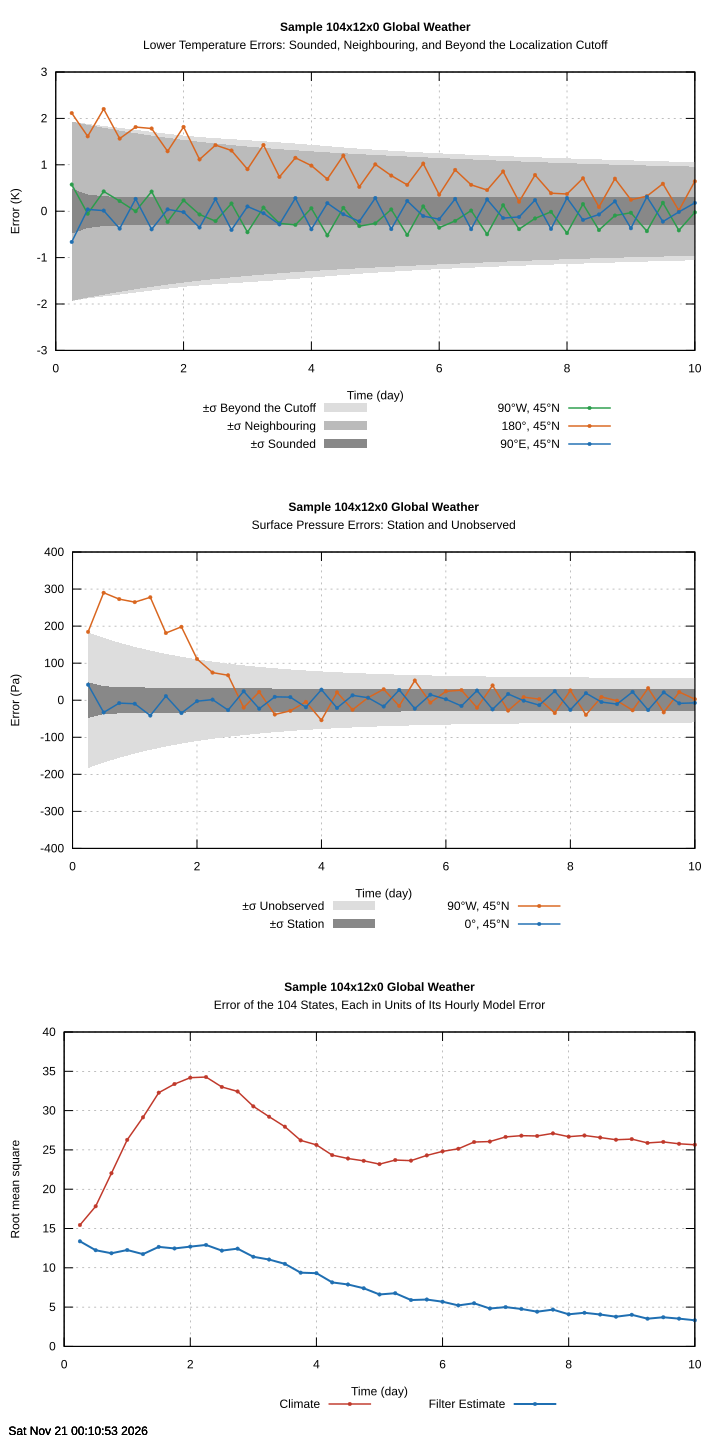

Generate this figure with gnuplot:
#!/usr/bin/gnuplot
#  _  __          _      __  __          _   _
# | |/ /    /\   | |    |  \/  |   /\   | \ | |
# | ' /    /  \  | |    | \  / |  /  \  |  \| |
# |  <    / /\ \ | |    | |\/| | / /\ \ | . ` |
# | . \  / ____ \| |____| |  | |/ ____ \| |\  |
# |_|\_\/_/    \_\______|_|  |_/_/    \_\_| \_|

# Kalman Filter
# Version 0.5.4
# https://github.com/FrancoisCarouge/Kalman

# SPDX-License-Identifier: Unlicense

# This is free and unencumbered software released into the public domain.

# Anyone is free to copy, modify, publish, use, compile, sell, or
# distribute this software, either in source code form or as a compiled
# binary, for any purpose, commercial or non-commercial, and by any
# means.

# In jurisdictions that recognize copyright laws, the author or authors
# of this software dedicate any and all copyright interest in the
# software to the public domain. We make this dedication for the benefit
# of the public at large and to the detriment of our heirs and
# successors. We intend this dedication to be an overt act of
# relinquishment in perpetuity of all present and future rights to this
# software under copyright law.

# THE SOFTWARE IS PROVIDED "AS IS", WITHOUT WARRANTY OF ANY KIND,
# EXPRESS OR IMPLIED, INCLUDING BUT NOT LIMITED TO THE WARRANTIES OF
# MERCHANTABILITY, FITNESS FOR A PARTICULAR PURPOSE AND NONINFRINGEMENT.
# IN NO EVENT SHALL THE AUTHORS BE LIABLE FOR ANY CLAIM, DAMAGES OR
# OTHER LIABILITY, WHETHER IN AN ACTION OF CONTRACT, TORT OR OTHERWISE,
# ARISING FROM, OUT OF OR IN CONNECTION WITH THE SOFTWARE OR THE USE OR
# OTHER DEALINGS IN THE SOFTWARE.

set terminal svg enhanced background rgb "white" size 720,1440
set datafile separator ","
set output "kalman/sample/ekf_104x12x0_global_weather_unit/ekf_104x12x0_global_weather_unit.svg"
set timestamp
set grid
set key bmargin center horizontal

DATA = "/tmp/kalman/ekf_104x12x0_global_weather_unit.csv"

set multiplot layout 3,1

set xlabel "Time (day)"
set xrange [0:10]

set title "{/:Bold Sample 104x12x0 Global Weather}\nLower Temperature Errors: Sounded, Neighbouring, and Beyond the Localization Cutoff"
set ylabel "Error (K)"
set yrange [-3:3]
plot DATA using 1:(-$7):7 with filledcurves fillcolor rgb "#dddddd" fillstyle solid noborder title "±σ Beyond the Cutoff", \
  DATA using 1:(-$5):5 with filledcurves fillcolor rgb "#bbbbbb" fillstyle solid noborder title "±σ Neighbouring", \
  DATA using 1:(-$3):3 with filledcurves fillcolor rgb "#888888" fillstyle solid noborder title "±σ Sounded", \
  DATA using 1:6 with linespoints pointtype 7 pointsize 0.4 linewidth 1.5 linecolor rgb "#2a9d4b" title "90°W, 45°N", \
  DATA using 1:4 with linespoints pointtype 7 pointsize 0.4 linewidth 1.5 linecolor rgb "#d9661f" title "180°, 45°N", \
  DATA using 1:2 with linespoints pointtype 7 pointsize 0.4 linewidth 1.5 linecolor rgb "#1f6fb2" title "90°E, 45°N"

set title "{/:Bold Sample 104x12x0 Global Weather}\nSurface Pressure Errors: Station and Unobserved"
set ylabel "Error (Pa)"
set yrange [-400:400]
plot DATA using 1:(-$11):11 with filledcurves fillcolor rgb "#dddddd" fillstyle solid noborder title "±σ Unobserved", \
  DATA using 1:(-$9):9 with filledcurves fillcolor rgb "#888888" fillstyle solid noborder title "±σ Station", \
  DATA using 1:10 with linespoints pointtype 7 pointsize 0.4 linewidth 1.5 linecolor rgb "#d9661f" title "90°W, 45°N", \
  DATA using 1:8 with linespoints pointtype 7 pointsize 0.4 linewidth 1.5 linecolor rgb "#1f6fb2" title "0°, 45°N"

set title "{/:Bold Sample 104x12x0 Global Weather}\nError of the 104 States, Each in Units of Its Hourly Model Error"
set ylabel "Root mean square"
set yrange [0:40]
plot DATA using 1:13 with linespoints pointtype 7 pointsize 0.4 linewidth 1.5 linecolor rgb "#c0392b" title "Climate", \
  DATA using 1:12 with linespoints pointtype 7 pointsize 0.4 linewidth 2 linecolor rgb "#1f6fb2" title "Filter Estimate"

unset multiplot
